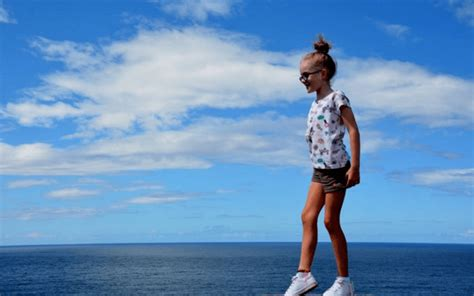
#> input picture Sem 7/machineVision/Practical 1/test1.jpg, 474 x 296 px, found by its file name
$ python 'Edge Detection.py'
#> lines starting #> are read from the running program, lines starting #| are printed output that depends on the picture; after the words box and inside, x2 and y2 are one past the last pixel; in counts of white or black regions, pixels touching at a corner belong together
import cv2
import matplotlib.pyplot as plt

# Open the image
img = cv2.imread('/Users/vaibhavs/PycharmProjects/collegeCodes/Sem 7/machineVision/Practical 1/test1.jpg')
#> img is the input picture: shape (296, 474, 3); mean B, G, R 190, 146.1, 103

# Apply Canny
edges = cv2.Canny(img, 100, 200, 3, L2gradient=True)
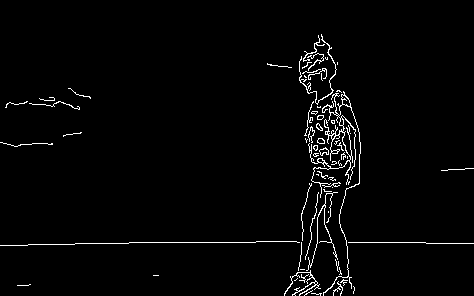
#> edges: shape (296, 474); 2.3% white in thin lines or dots, all inside (x1, y1, x2, y2) = (0, 34, 474, 296)
plt.figure()
plt.imsave('/Users/vaibhavs/PycharmProjects/collegeCodes/Sem 7/machineVision/Practical 1/edgeDetectedPhoto.png', edges, cmap='gray', format='png')
plt.title('Edge Detected Photo')
plt.imshow(edges, cmap='gray')
plt.show()
